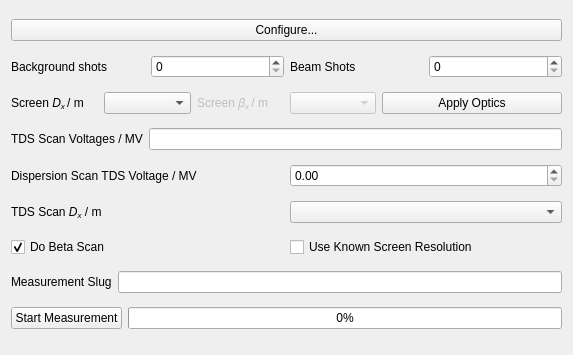
<?xml version="1.0" encoding="UTF-8"?>
<ui version="4.0">
 <class>scanner_form</class>
 <widget class="QWidget" name="scanner_form">
  <property name="geometry">
   <rect>
    <x>0</x>
    <y>0</y>
    <width>573</width>
    <height>355</height>
   </rect>
  </property>
  <property name="windowTitle">
   <string>Form</string>
  </property>
  <layout class="QGridLayout" name="gridLayout">
   <item row="0" column="0">
    <widget class="QPushButton" name="preferences_button">
     <property name="text">
      <string>Configure...</string>
     </property>
    </widget>
   </item>
   <item row="1" column="0">
    <layout class="QHBoxLayout" name="horizontalLayout_7">
     <item>
      <layout class="QHBoxLayout" name="horizontalLayout_4">
       <item>
        <widget class="QLabel" name="background_shots_label">
         <property name="text">
          <string>Background shots </string>
         </property>
        </widget>
       </item>
       <item>
        <widget class="QSpinBox" name="bg_shots_spinner">
         <property name="value">
          <number>0</number>
         </property>
        </widget>
       </item>
      </layout>
     </item>
     <item>
      <layout class="QHBoxLayout" name="horizontalLayout_5">
       <item>
        <widget class="QLabel" name="beam_shots_label">
         <property name="text">
          <string>Beam Shots</string>
         </property>
        </widget>
       </item>
       <item>
        <widget class="QSpinBox" name="beam_shots_spinner">
         <property name="value">
          <number>0</number>
         </property>
        </widget>
       </item>
      </layout>
     </item>
    </layout>
   </item>
   <item row="2" column="0">
    <layout class="QHBoxLayout" name="horizontalLayout_11">
     <item>
      <layout class="QHBoxLayout" name="horizontalLayout_2">
       <item>
        <widget class="QLabel" name="label_4">
         <property name="text">
          <string>&lt;html&gt;&lt;head/&gt;&lt;body&gt;&lt;p&gt;Screen &lt;span style=&quot; font-style:italic;&quot;&gt;D&lt;/span&gt;&lt;span style=&quot; font-style:italic; vertical-align:sub;&quot;&gt;x &lt;/span&gt;/ m&lt;/p&gt;&lt;/body&gt;&lt;/html&gt;</string>
         </property>
        </widget>
       </item>
       <item>
        <widget class="QComboBox" name="dispersion_setpoint_combo_box"/>
       </item>
      </layout>
     </item>
     <item>
      <layout class="QHBoxLayout" name="horizontalLayout_10">
       <item>
        <widget class="QLabel" name="label_5">
         <property name="enabled">
          <bool>false</bool>
         </property>
         <property name="text">
          <string>&lt;html&gt;&lt;head/&gt;&lt;body&gt;&lt;p&gt;Screen &lt;span style=&quot; font-style:italic;&quot;&gt;β&lt;/span&gt;&lt;span style=&quot; font-style:italic; vertical-align:sub;&quot;&gt;x &lt;/span&gt;/ m&lt;/p&gt;&lt;/body&gt;&lt;/html&gt;</string>
         </property>
        </widget>
       </item>
       <item>
        <widget class="QComboBox" name="beta_setpoint_combo_box">
         <property name="enabled">
          <bool>false</bool>
         </property>
        </widget>
       </item>
      </layout>
     </item>
     <item>
      <widget class="QPushButton" name="apply_optics_button">
       <property name="text">
        <string>Apply Optics</string>
       </property>
      </widget>
     </item>
    </layout>
   </item>
   <item row="3" column="0">
    <layout class="QHBoxLayout" name="horizontalLayout">
     <item>
      <widget class="QLabel" name="label_2">
       <property name="text">
        <string>TDS Scan Voltages / MV</string>
       </property>
      </widget>
     </item>
     <item>
      <widget class="QLineEdit" name="tds_voltages">
       <property name="text">
        <string/>
       </property>
      </widget>
     </item>
    </layout>
   </item>
   <item row="4" column="0">
    <layout class="QHBoxLayout" name="horizontalLayout_8">
     <item>
      <widget class="QLabel" name="label">
       <property name="text">
        <string>Dispersion Scan TDS Voltage / MV</string>
       </property>
      </widget>
     </item>
     <item>
      <widget class="QDoubleSpinBox" name="dispersion_scan_tds_voltage_spinbox">
       <property name="maximum">
        <double>5.000000000000000</double>
       </property>
       <property name="singleStep">
        <double>0.100000000000000</double>
       </property>
      </widget>
     </item>
    </layout>
   </item>
   <item row="5" column="0">
    <layout class="QHBoxLayout" name="horizontalLayout_9">
     <item>
      <widget class="QLabel" name="label_3">
       <property name="text">
        <string>&lt;html&gt;&lt;head/&gt;&lt;body&gt;&lt;p&gt;TDS Scan &lt;span style=&quot; font-style:italic;&quot;&gt;D&lt;/span&gt;&lt;span style=&quot; font-style:italic; vertical-align:sub;&quot;&gt;x&lt;/span&gt; / m&lt;/p&gt;&lt;/body&gt;&lt;/html&gt;</string>
       </property>
      </widget>
     </item>
     <item>
      <widget class="QComboBox" name="tds_scan_dispersion_combobox"/>
     </item>
    </layout>
   </item>
   <item row="6" column="0">
    <layout class="QHBoxLayout" name="horizontalLayout_12">
     <item>
      <widget class="QCheckBox" name="do_beta_scan_checkbox">
       <property name="text">
        <string>Do Beta Scan</string>
       </property>
       <property name="checked">
        <bool>true</bool>
       </property>
      </widget>
     </item>
     <item>
      <widget class="QCheckBox" name="use_known_resolution_checkbox">
       <property name="text">
        <string>Use Known Screen Resolution</string>
       </property>
      </widget>
     </item>
    </layout>
   </item>
   <item row="7" column="0">
    <layout class="QHBoxLayout" name="horizontalLayout_6">
     <item>
      <widget class="QLabel" name="measurement_name_label">
       <property name="text">
        <string>Measurement Slug</string>
       </property>
      </widget>
     </item>
     <item>
      <widget class="QLineEdit" name="slug_line_edit">
       <property name="text">
        <string/>
       </property>
       <property name="clearButtonEnabled">
        <bool>false</bool>
       </property>
      </widget>
     </item>
    </layout>
   </item>
   <item row="8" column="0">
    <layout class="QHBoxLayout" name="horizontalLayout_3">
     <item>
      <widget class="QPushButton" name="start_measurement_button">
       <property name="text">
        <string>Start Measurement</string>
       </property>
       <property name="checkable">
        <bool>false</bool>
       </property>
       <property name="autoDefault">
        <bool>false</bool>
       </property>
       <property name="default">
        <bool>false</bool>
       </property>
       <property name="flat">
        <bool>false</bool>
       </property>
      </widget>
     </item>
     <item>
      <widget class="QProgressBar" name="measurement_progress_bar">
       <property name="value">
        <number>0</number>
       </property>
       <property name="invertedAppearance">
        <bool>false</bool>
       </property>
      </widget>
     </item>
    </layout>
   </item>
  </layout>
 </widget>
 <resources/>
 <connections/>
</ui>
